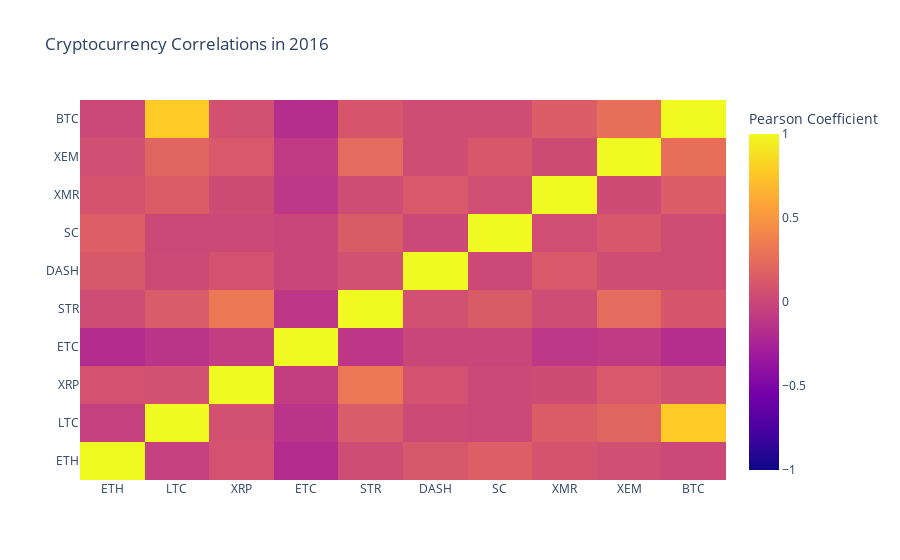

Here is the notebook cell this chart was saved with:
### Code cell
correlation_heatmap(combined_df_2016.pct_change(), "Cryptocurrency Correlations in 2016")
